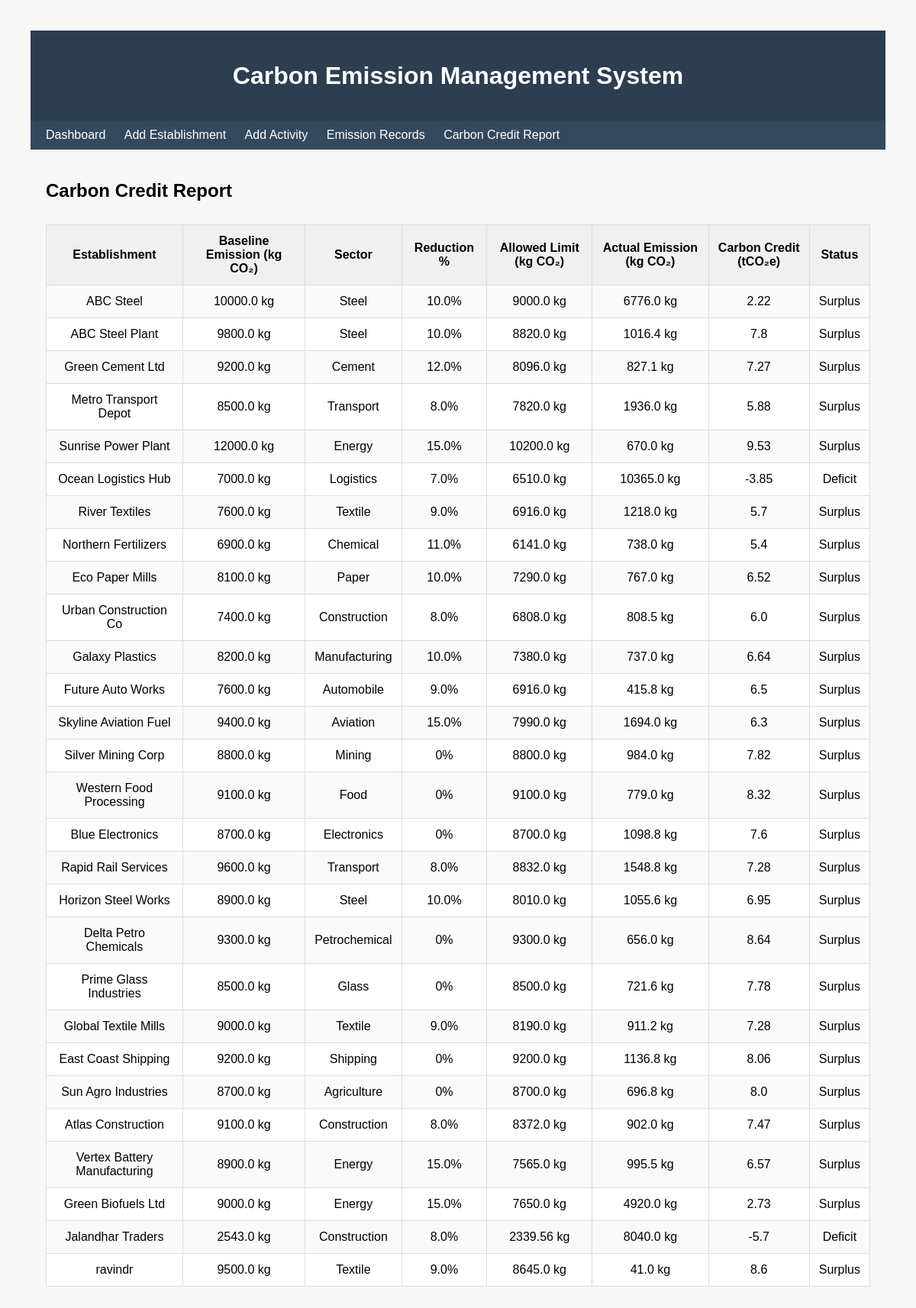
Screenshot of /report with the database file from the repository.
### tables this page shows
CREATE TABLE Establishment (    est_id INTEGER PRIMARY KEY AUTOINCREMENT,    est_name TEXT NOT NULL,    est_type TEXT,    location TEXT);

### app.py (the view)
@app.route("/report")
def report():
    with sqlite3.connect("cc.db") as conn:
        conn.row_factory = sqlite3.Row
    rows = conn.execute("SELECT * FROM Carbon_Report_View").fetchall()
    data = []
    for r in rows:
        credit = r["carbon_credit"] if r["carbon_credit"] is not None else 0
        if credit > 0:
            status = "Surplus"
        elif credit < 0:
            status = "Deficit"
        else:
            status = "Neutral"
        data.append({
          "name": r["est_name"],
          "sector": r["sector"],
          "reduction": r["reduction_percent"] or 0,
          "baseline": r["baseline_emission_kg"],
          "allowed": r["allowed_limit"],
          "actual": r["actual_emission"],
          "credit": round(credit,2),
          "status": status
         })
    return render_template("report.html", rows=data)

### templates/report.html
{% extends "base.html" %}
{% block content %}
<h2>Carbon Credit Report</h2>
<table border="1">
<tr>
<th>Establishment</th>
<th>Baseline Emission (kg CO₂)</th>
<th>Sector</th>
<th>Reduction %</th>
<th>Allowed Limit (kg CO₂)</th>
<th>Actual Emission (kg CO₂)</th>
<th>Carbon Credit (tCO₂e)</th>
<th>Status</th>
</tr>
{% for r in rows %}
<tr>
<td>{{ r.name }}</td>
<td>{{ r.baseline }} kg</td>
<td>{{ r.sector }}</td>
<td>{{ r.reduction }}%</td>
<td>{{ r.allowed }} kg</td>
<td>{{ r.actual }} kg</td>
<td>{{ r.credit }}</td>
<td>{{ r.status }}</td>
</tr>
{% endfor %}
</table>
{% endblock %}

### static/style.css (style rules this page uses)
body { font-family: Arial , sans-serif; background:#f7f7f7; margin: 40px;; }
h1, h2 { margin-bottom: 20px; }
table { width:100%; border-collapse:collapse; background:white; margin-top: 30px; }
table th, table td { border:1px solid #ddd; padding:12px; text-align: center; }
th { background: #f0f0f0; }
tr:nth-child(even) { background: #fafafa; }

### rows the page displays
Establishment: name "ABC Steel", baseline "10000.0", sector "Steel", reduction "10.0", allowed "9000.0", actual "6776.0", credit "2.22", status "Surplus"
Establishment: name "ABC Steel Plant", baseline "9800.0", sector "Steel", reduction "10.0", allowed "8820.0", actual "1016.4", credit "7.8", status "Surplus"
Establishment: name "Green Cement Ltd", baseline "9200.0", sector "Cement", reduction "12.0", allowed "8096.0", actual "827.1", credit "7.27", status "Surplus"
Establishment: name "Metro Transport Depot", baseline "8500.0", sector "Transport", reduction "8.0", allowed "7820.0", actual "1936.0", credit "5.88", status "Surplus"
Establishment: name "Sunrise Power Plant", baseline "12000.0", sector "Energy", reduction "15.0", allowed "10200.0", actual "670.0", credit "9.53", status "Surplus"
Establishment: name "Ocean Logistics Hub", baseline "7000.0", sector "Logistics", reduction "7.0", allowed "6510.0", actual "10365.0", credit "-3.85", status "Deficit"
Establishment: name "River Textiles", baseline "7600.0", sector "Textile", reduction "9.0", allowed "6916.0", actual "1218.0", credit "5.7", status "Surplus"
Establishment: name "Northern Fertilizers", baseline "6900.0", sector "Chemical", reduction "11.0", allowed "6141.0", actual "738.0", credit "5.4", status "Surplus"
Establishment: name "Eco Paper Mills", baseline "8100.0", sector "Paper", reduction "10.0", allowed "7290.0", actual "767.0", credit "6.52", status "Surplus"
Establishment: name "Urban Construction Co", baseline "7400.0", sector "Construction", reduction "8.0", allowed "6808.0", actual "808.5", credit "6.0", status "Surplus"
Establishment: name "Galaxy Plastics", baseline "8200.0", sector "Manufacturing", reduction "10.0", allowed "7380.0", actual "737.0", credit "6.64", status "Surplus"
Establishment: name "Future Auto Works", baseline "7600.0", sector "Automobile", reduction "9.0", allowed "6916.0", actual "415.8", credit "6.5", status "Surplus"
Establishment: name "Skyline Aviation Fuel", baseline "9400.0", sector "Aviation", reduction "15.0", allowed "7990.0", actual "1694.0", credit "6.3", status "Surplus"
Establishment: name "Silver Mining Corp", baseline "8800.0", sector "Mining", reduction "0", allowed "8800.0", actual "984.0", credit "7.82", status "Surplus"
Establishment: name "Western Food Processing", baseline "9100.0", sector "Food", reduction "0", allowed "9100.0", actual "779.0", credit "8.32", status "Surplus"
Establishment: name "Blue Electronics", baseline "8700.0", sector "Electronics", reduction "0", allowed "8700.0", actual "1098.8", credit "7.6", status "Surplus"
Establishment: name "Rapid Rail Services", baseline "9600.0", sector "Transport", reduction "8.0", allowed "8832.0", actual "1548.8", credit "7.28", status "Surplus"
Establishment: name "Horizon Steel Works", baseline "8900.0", sector "Steel", reduction "10.0", allowed "8010.0", actual "1055.6", credit "6.95", status "Surplus"
Establishment: name "Delta Petro Chemicals", baseline "9300.0", sector "Petrochemical", reduction "0", allowed "9300.0", actual "656.0", credit "8.64", status "Surplus"
Establishment: name "Prime Glass Industries", baseline "8500.0", sector "Glass", reduction "0", allowed "8500.0", actual "721.6", credit "7.78", status "Surplus"
Establishment: name "Global Textile Mills", baseline "9000.0", sector "Textile", reduction "9.0", allowed "8190.0", actual "911.2", credit "7.28", status "Surplus"
Establishment: name "East Coast Shipping", baseline "9200.0", sector "Shipping", reduction "0", allowed "9200.0", actual "1136.8", credit "8.06", status "Surplus"
Establishment: name "Sun Agro Industries", baseline "8700.0", sector "Agriculture", reduction "0", allowed "8700.0", actual "696.8", credit "8.0", status "Surplus"
Establishment: name "Atlas Construction", baseline "9100.0", sector "Construction", reduction "8.0", allowed "8372.0", actual "902.0", credit "7.47", status "Surplus"
Establishment: name "Vertex Battery Manufacturing", baseline "8900.0", sector "Energy", reduction "15.0", allowed "7565.0", actual "995.5", credit "6.57", status "Surplus"
Establishment: name "Green Biofuels Ltd", baseline "9000.0", sector "Energy", reduction "15.0", allowed "7650.0", actual "4920.0", credit "2.73", status "Surplus"
Establishment: name "Jalandhar Traders", baseline "2543.0", sector "Construction", reduction "8.0", allowed "2339.56", actual "8040.0", credit "-5.7", status "Deficit"
Establishment: name "ravindr", baseline "9500.0", sector "Textile", reduction "9.0", allowed "8645.0", actual "41.0", credit "8.6", status "Surplus"
